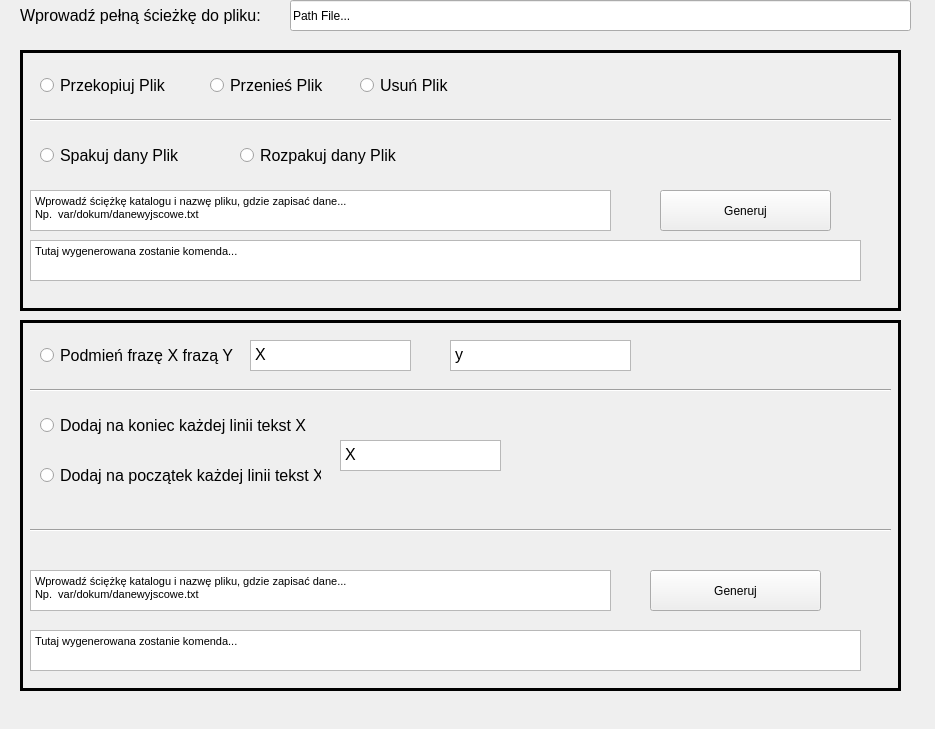
      <widget class="QWidget" name="cp_mv_file">
       <property name="geometry">
        <rect>
         <x>0</x>
         <y>0</y>
         <width>935</width>
         <height>729</height>
        </rect>
       </property>
       <attribute name="label">
        <string>Edycja Plików</string>
       </attribute>
       <widget class="QFrame" name="frame_editFilepath_mvcp">
        <property name="geometry">
         <rect>
          <x>20</x>
          <y>50</y>
          <width>881</width>
          <height>261</height>
         </rect>
        </property>
        <property name="frameShape">
         <enum>QFrame::Box</enum>
        </property>
        <property name="frameShadow">
         <enum>QFrame::Plain</enum>
        </property>
        <property name="lineWidth">
         <number>3</number>
        </property>
        <property name="midLineWidth">
         <number>3</number>
        </property>
        <widget class="QRadioButton" name="radioButton_editFilepath_mvcp_cp">
         <property name="geometry">
          <rect>
           <x>20</x>
           <y>20</y>
           <width>131</width>
           <height>31</height>
          </rect>
         </property>
         <property name="font">
          <font>
           <pointsize>12</pointsize>
          </font>
         </property>
         <property name="text">
          <string>Przekopiuj Plik</string>
         </property>
        </widget>
        <widget class="QTextBrowser" name="textBrowser_editFilepath_mvcp_cmd">
         <property name="geometry">
          <rect>
           <x>10</x>
           <y>190</y>
           <width>831</width>
           <height>41</height>
          </rect>
         </property>
         <property name="html">
          <string>&lt;!DOCTYPE HTML PUBLIC &quot;-//W3C//DTD HTML 4.0//EN&quot; &quot;http://www.w3.org/TR/REC-html40/strict.dtd&quot;&gt;
&lt;html&gt;&lt;head&gt;&lt;meta name=&quot;qrichtext&quot; content=&quot;1&quot; /&gt;&lt;style type=&quot;text/css&quot;&gt;
p, li { white-space: pre-wrap; }
&lt;/style&gt;&lt;/head&gt;&lt;body style=&quot; font-family:'MS Shell Dlg 2'; font-size:11pt; font-weight:400; font-style:normal;&quot;&gt;
&lt;p style=&quot; margin-top:0px; margin-bottom:0px; margin-left:0px; margin-right:0px; -qt-block-indent:0; text-indent:0px;&quot;&gt;&lt;span style=&quot; font-size:8.25pt;&quot;&gt;Tutaj wygenerowana zostanie komenda...&lt;/span&gt;&lt;/p&gt;&lt;/body&gt;&lt;/html&gt;</string>
         </property>
        </widget>
        <widget class="QPushButton" name="pushButton_editFilepath_mvcp_generate">
         <property name="geometry">
          <rect>
           <x>640</x>
           <y>140</y>
           <width>171</width>
           <height>41</height>
          </rect>
         </property>
         <property name="text">
          <string>Generuj</string>
         </property>
        </widget>
        <widget class="QTextEdit" name="textEdit_editFilepath_mvcp_path">
         <property name="geometry">
          <rect>
           <x>10</x>
           <y>140</y>
           <width>581</width>
           <height>41</height>
          </rect>
         </property>
         <property name="html">
          <string>&lt;!DOCTYPE HTML PUBLIC &quot;-//W3C//DTD HTML 4.0//EN&quot; &quot;http://www.w3.org/TR/REC-html40/strict.dtd&quot;&gt;
&lt;html&gt;&lt;head&gt;&lt;meta name=&quot;qrichtext&quot; content=&quot;1&quot; /&gt;&lt;style type=&quot;text/css&quot;&gt;
p, li { white-space: pre-wrap; }
&lt;/style&gt;&lt;/head&gt;&lt;body style=&quot; font-family:'MS Shell Dlg 2'; font-size:11pt; font-weight:400; font-style:normal;&quot;&gt;
&lt;p style=&quot; margin-top:0px; margin-bottom:0px; margin-left:0px; margin-right:0px; -qt-block-indent:0; text-indent:0px;&quot;&gt;&lt;span style=&quot; font-size:8.25pt;&quot;&gt;Wprowadź ściężkę katalogu i nazwę pliku, gdzie zapisać dane...&lt;br /&gt;Np.  var/dokum/danewyjscowe.txt&lt;/span&gt;&lt;/p&gt;&lt;/body&gt;&lt;/html&gt;</string>
         </property>
        </widget>
        <widget class="QRadioButton" name="radioButton_editFilepath_mvcp_mv">
         <property name="geometry">
          <rect>
           <x>190</x>
           <y>20</y>
           <width>121</width>
           <height>31</height>
          </rect>
         </property>
         <property name="font">
          <font>
           <pointsize>12</pointsize>
          </font>
         </property>
         <property name="text">
          <string>Przenieś Plik</string>
         </property>
        </widget>
        <widget class="QRadioButton" name="radioButton_editFilepath_mvcp_rm">
         <property name="geometry">
          <rect>
           <x>340</x>
           <y>20</y>
           <width>121</width>
           <height>31</height>
          </rect>
         </property>
         <property name="font">
          <font>
           <pointsize>12</pointsize>
          </font>
         </property>
         <property name="text">
          <string>Usuń Plik</string>
         </property>
        </widget>
        <widget class="Line" name="line_9">
         <property name="geometry">
          <rect>
           <x>10</x>
           <y>60</y>
           <width>861</width>
           <height>20</height>
          </rect>
         </property>
         <property name="orientation">
          <enum>Qt::Horizontal</enum>
         </property>
        </widget>
        <widget class="QRadioButton" name="radioButton_editFilepath_mvcp_tar">
         <property name="geometry">
          <rect>
           <x>20</x>
           <y>90</y>
           <width>141</width>
           <height>31</height>
          </rect>
         </property>
         <property name="font">
          <font>
           <pointsize>12</pointsize>
          </font>
         </property>
         <property name="text">
          <string>Spakuj dany Plik</string>
         </property>
        </widget>
        <widget class="QRadioButton" name="radioButton_editFilepath_mvcp_untar">
         <property name="geometry">
          <rect>
           <x>220</x>
           <y>90</y>
           <width>161</width>
           <height>31</height>
          </rect>
         </property>
         <property name="font">
          <font>
           <pointsize>12</pointsize>
          </font>
         </property>
         <property name="text">
          <string>Rozpakuj dany Plik</string>
         </property>
        </widget>
       </widget>
       <widget class="QLineEdit" name="lineEdit_editFilepath">
        <property name="geometry">
         <rect>
          <x>290</x>
          <y>0</y>
          <width>621</width>
          <height>31</height>
         </rect>
        </property>
        <property name="text">
         <string>Path File...</string>
        </property>
       </widget>
       <widget class="QLabel" name="label_editFilepath">
        <property name="geometry">
         <rect>
          <x>20</x>
          <y>0</y>
          <width>301</width>
          <height>31</height>
         </rect>
        </property>
        <property name="font">
         <font>
          <pointsize>12</pointsize>
         </font>
        </property>
        <property name="text">
         <string>Wprowadź pełną ścieżkę do pliku:</string>
        </property>
       </widget>
       <widget class="QFrame" name="frame_editFile_sed">
        <property name="geometry">
         <rect>
          <x>20</x>
          <y>320</y>
          <width>881</width>
          <height>371</height>
         </rect>
        </property>
        <property name="frameShape">
         <enum>QFrame::Box</enum>
        </property>
        <property name="frameShadow">
         <enum>QFrame::Plain</enum>
        </property>
        <property name="lineWidth">
         <number>3</number>
        </property>
        <property name="midLineWidth">
         <number>3</number>
        </property>
        <widget class="QRadioButton" name="radioButton_editFile_sed_info">
         <property name="geometry">
          <rect>
           <x>20</x>
           <y>20</y>
           <width>201</width>
           <height>31</height>
          </rect>
         </property>
         <property name="font">
          <font>
           <pointsize>12</pointsize>
          </font>
         </property>
         <property name="text">
          <string>Podmień frazę X frazą Y</string>
         </property>
        </widget>
        <widget class="QTextBrowser" name="textBrowser_editFile_sed_cmd">
         <property name="geometry">
          <rect>
           <x>10</x>
           <y>310</y>
           <width>831</width>
           <height>41</height>
          </rect>
         </property>
         <property name="html">
          <string>&lt;!DOCTYPE HTML PUBLIC &quot;-//W3C//DTD HTML 4.0//EN&quot; &quot;http://www.w3.org/TR/REC-html40/strict.dtd&quot;&gt;
&lt;html&gt;&lt;head&gt;&lt;meta name=&quot;qrichtext&quot; content=&quot;1&quot; /&gt;&lt;style type=&quot;text/css&quot;&gt;
p, li { white-space: pre-wrap; }
&lt;/style&gt;&lt;/head&gt;&lt;body style=&quot; font-family:'MS Shell Dlg 2'; font-size:11pt; font-weight:400; font-style:normal;&quot;&gt;
&lt;p style=&quot; margin-top:0px; margin-bottom:0px; margin-left:0px; margin-right:0px; -qt-block-indent:0; text-indent:0px;&quot;&gt;&lt;span style=&quot; font-size:8.25pt;&quot;&gt;Tutaj wygenerowana zostanie komenda...&lt;/span&gt;&lt;/p&gt;&lt;/body&gt;&lt;/html&gt;</string>
         </property>
        </widget>
        <widget class="QPushButton" name="pushButton_editFile_sed_generate">
         <property name="geometry">
          <rect>
           <x>630</x>
           <y>250</y>
           <width>171</width>
           <height>41</height>
          </rect>
         </property>
         <property name="text">
          <string>Generuj</string>
         </property>
        </widget>
        <widget class="QTextEdit" name="textEdit_editFile_sed_pathsave">
         <property name="geometry">
          <rect>
           <x>10</x>
           <y>250</y>
           <width>581</width>
           <height>41</height>
          </rect>
         </property>
         <property name="html">
          <string>&lt;!DOCTYPE HTML PUBLIC &quot;-//W3C//DTD HTML 4.0//EN&quot; &quot;http://www.w3.org/TR/REC-html40/strict.dtd&quot;&gt;
&lt;html&gt;&lt;head&gt;&lt;meta name=&quot;qrichtext&quot; content=&quot;1&quot; /&gt;&lt;style type=&quot;text/css&quot;&gt;
p, li { white-space: pre-wrap; }
&lt;/style&gt;&lt;/head&gt;&lt;body style=&quot; font-family:'MS Shell Dlg 2'; font-size:11pt; font-weight:400; font-style:normal;&quot;&gt;
&lt;p style=&quot; margin-top:0px; margin-bottom:0px; margin-left:0px; margin-right:0px; -qt-block-indent:0; text-indent:0px;&quot;&gt;&lt;span style=&quot; font-size:8.25pt;&quot;&gt;Wprowadź ściężkę katalogu i nazwę pliku, gdzie zapisać dane...&lt;br /&gt;Np.  var/dokum/danewyjscowe.txt&lt;/span&gt;&lt;/p&gt;&lt;/body&gt;&lt;/html&gt;</string>
         </property>
        </widget>
        <widget class="Line" name="line_10">
         <property name="geometry">
          <rect>
           <x>10</x>
           <y>60</y>
           <width>861</width>
           <height>20</height>
          </rect>
         </property>
         <property name="orientation">
          <enum>Qt::Horizontal</enum>
         </property>
        </widget>
        <widget class="QTextEdit" name="textEdit_editFile_sed_info_X">
         <property name="geometry">
          <rect>
           <x>230</x>
           <y>20</y>
           <width>161</width>
           <height>31</height>
          </rect>
         </property>
         <property name="html">
          <string>&lt;!DOCTYPE HTML PUBLIC &quot;-//W3C//DTD HTML 4.0//EN&quot; &quot;http://www.w3.org/TR/REC-html40/strict.dtd&quot;&gt;
&lt;html&gt;&lt;head&gt;&lt;meta name=&quot;qrichtext&quot; content=&quot;1&quot; /&gt;&lt;style type=&quot;text/css&quot;&gt;
p, li { white-space: pre-wrap; }
&lt;/style&gt;&lt;/head&gt;&lt;body style=&quot; font-family:'MS Shell Dlg 2'; font-size:11pt; font-weight:400; font-style:normal;&quot;&gt;
&lt;p style=&quot; margin-top:0px; margin-bottom:0px; margin-left:0px; margin-right:0px; -qt-block-indent:0; text-indent:0px;&quot;&gt;&lt;span style=&quot; font-size:12pt;&quot;&gt;X&lt;/span&gt;&lt;/p&gt;&lt;/body&gt;&lt;/html&gt;</string>
         </property>
        </widget>
        <widget class="QTextEdit" name="textEdit_editFile_sed_info_y">
         <property name="geometry">
          <rect>
           <x>430</x>
           <y>20</y>
           <width>181</width>
           <height>31</height>
          </rect>
         </property>
         <property name="html">
          <string>&lt;!DOCTYPE HTML PUBLIC &quot;-//W3C//DTD HTML 4.0//EN&quot; &quot;http://www.w3.org/TR/REC-html40/strict.dtd&quot;&gt;
&lt;html&gt;&lt;head&gt;&lt;meta name=&quot;qrichtext&quot; content=&quot;1&quot; /&gt;&lt;style type=&quot;text/css&quot;&gt;
p, li { white-space: pre-wrap; }
&lt;/style&gt;&lt;/head&gt;&lt;body style=&quot; font-family:'MS Shell Dlg 2'; font-size:11pt; font-weight:400; font-style:normal;&quot;&gt;
&lt;p style=&quot; margin-top:0px; margin-bottom:0px; margin-left:0px; margin-right:0px; -qt-block-indent:0; text-indent:0px;&quot;&gt;&lt;span style=&quot; font-size:12pt;&quot;&gt;y&lt;/span&gt;&lt;/p&gt;&lt;/body&gt;&lt;/html&gt;</string>
         </property>
        </widget>
        <widget class="QRadioButton" name="radioButton_editFile_sed_END">
         <property name="geometry">
          <rect>
           <x>20</x>
           <y>90</y>
           <width>281</width>
           <height>31</height>
          </rect>
         </property>
         <property name="font">
          <font>
           <pointsize>12</pointsize>
          </font>
         </property>
         <property name="text">
          <string>Dodaj na koniec każdej linii tekst X</string>
         </property>
        </widget>
        <widget class="QTextEdit" name="textEdit_editFile_sed_endstartX">
         <property name="geometry">
          <rect>
           <x>320</x>
           <y>120</y>
           <width>161</width>
           <height>31</height>
          </rect>
         </property>
         <property name="html">
          <string>&lt;!DOCTYPE HTML PUBLIC &quot;-//W3C//DTD HTML 4.0//EN&quot; &quot;http://www.w3.org/TR/REC-html40/strict.dtd&quot;&gt;
&lt;html&gt;&lt;head&gt;&lt;meta name=&quot;qrichtext&quot; content=&quot;1&quot; /&gt;&lt;style type=&quot;text/css&quot;&gt;
p, li { white-space: pre-wrap; }
&lt;/style&gt;&lt;/head&gt;&lt;body style=&quot; font-family:'MS Shell Dlg 2'; font-size:11pt; font-weight:400; font-style:normal;&quot;&gt;
&lt;p style=&quot; margin-top:0px; margin-bottom:0px; margin-left:0px; margin-right:0px; -qt-block-indent:0; text-indent:0px;&quot;&gt;&lt;span style=&quot; font-size:12pt;&quot;&gt;X&lt;/span&gt;&lt;/p&gt;&lt;/body&gt;&lt;/html&gt;</string>
         </property>
        </widget>
        <widget class="QRadioButton" name="radioButton_editFile_sed_Start">
         <property name="geometry">
          <rect>
           <x>20</x>
           <y>140</y>
           <width>281</width>
           <height>31</height>
          </rect>
         </property>
         <property name="font">
          <font>
           <pointsize>12</pointsize>
          </font>
         </property>
         <property name="text">
          <string>Dodaj na początek każdej linii tekst X</string>
         </property>
        </widget>
        <widget class="Line" name="line_11">
         <property name="geometry">
          <rect>
           <x>10</x>
           <y>200</y>
           <width>861</width>
           <height>20</height>
          </rect>
         </property>
         <property name="orientation">
          <enum>Qt::Horizontal</enum>
         </property>
        </widget>
       </widget>
      </widget>
